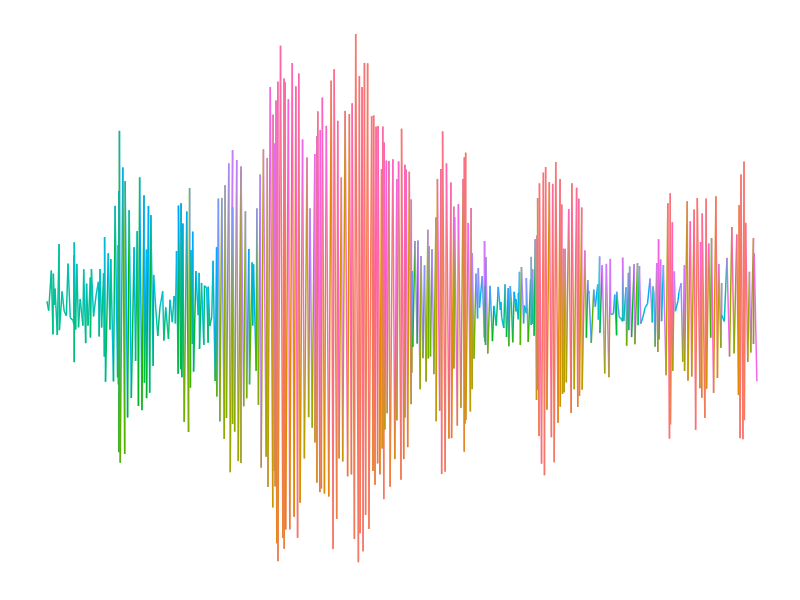

Generate this figure with R:
##########################################
# 
# Colorful line graph with ggplot
#
# Series:
# Little Useless-useful R functions #27
# Created: July 14, 2021
# Author: Tomaž Kaštrun
# Blog: tomaztsql.wordpress.com
# V.1.0

# Changelog: 
###########################################

library(ggplot2)


## generating fake dataset (x,y) points for a single line
set.seed(208)


fake_data <- function(n, x, y){
  df <- data.frame(x=x, y=y)
  for (i in 1:n){
    #get last x,y
    lastx <- tail(df$x, 1)
    lasty <- tail(df$y, 1)
    if (i %% 10 == 0) {
      xx <- runif(1, 0.0, 1.0) + lastx
      yy <- runif(1, 0.0, 1.0) - lasty
    } else  {
    xx <- runif(1, 0.0, 1.0) + lastx
    yy <- runif(1, 0.0, 1.0) - lasty
      }
    df <- rbind(df, c(x=xx, y=yy))
    
  }
  fake <<- df
}

#create get faked
fake_data(500,0.4,0.3)


# show faked graph
ggplot(fake, aes(x, y, color = factor(x*y))) +
  geom_path(aes(group=1)) +
  theme(legend.position = "none") +
  theme(panel.grid.major = element_blank(), panel.grid.minor = element_blank(),
      panel.background = element_blank(), axis.line = element_blank(), text=element_blank(), line = element_blank())  

